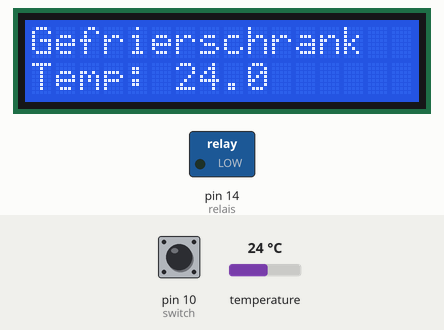
The program below on a simulated MicroPython board. On the bench: 16×2 character LCD, switched loads named in the program (green lamp = pin HIGH). The inputs (shaded band) are chosen by the test bench; at power-on: pin 10 (switch) LOW, temperature 24 °C. Library files of the repository ran but are not shown: machine_i2c_lcd.py; what the program prints to the serial console is not drawn.

Above: at 7.3 s.
7.4 s: pin 10 (switch) pulled HIGH for 2.7 s
At 11.0 s:
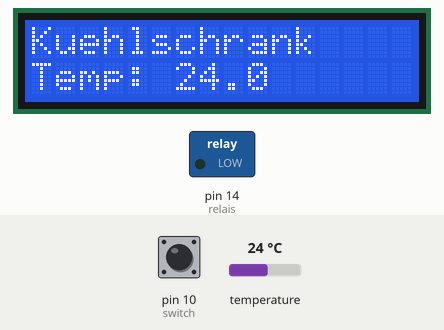
14.7 s: temperature set to 12 °C
At 17.1 s:
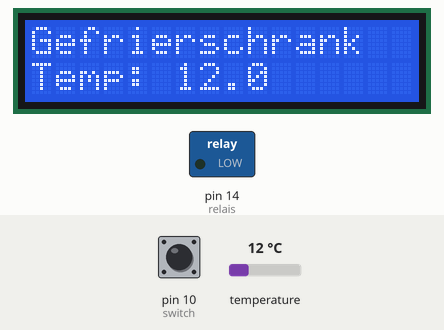
17.8 s: temperature set to 19 °C
At 19.3 s:
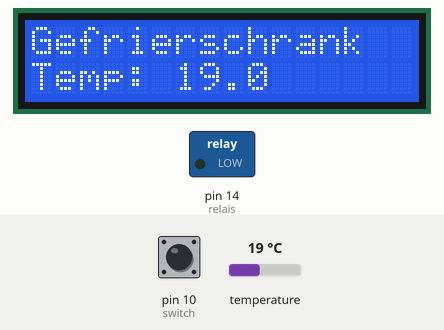
20.9 s: pin 10 (switch) pulled HIGH for 2.7 s
At 23.5 s:
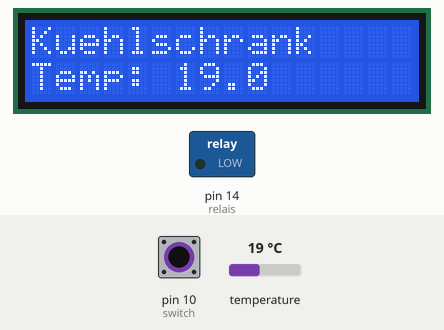
27.4 s: temperature set to 28 °C
At 29.5 s:
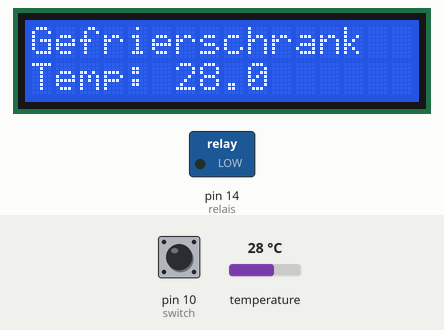
Timing chart, 0 to 31.0 s (numbered marks = the images above; inputs shaded):
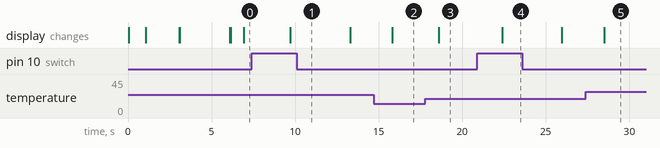

The program:

main.py
```python
# General libraries
from machine import Pin, soft_reset
from time import sleep, sleep_ms

# Temperature sensor libraries
from onewire import OneWire
from ds18x20 import DS18X20

# Display libraries
from machine import I2C
from machine_i2c_lcd import I2cLcd


# ---Relay---
relais = Pin(14, Pin.OUT)

# ---Switch---
switch = Pin(10, Pin.IN, Pin.PULL_DOWN)
# Old state switch variable
if (switch.value()==1):switch_state = 0
else:switch_state = 1
# 0 = freeze; 1 = refrigerate

# ---Display---
# Initializing I2C
i2c = I2C(1, sda=Pin(2), scl=Pin(3), freq=400000)
# Initializing LCD via I2C
lcd = I2cLcd(i2c, 0x27, 2, 16)
# Text in lines
sleep(1)
lcd.clear()
lcd.putstr("Starting")
sleep(2)
lcd.clear()

# ---Temperature---
# Initializing GPIO, OneWire, and DS18B20
one_wire_bus = Pin(16)
sensor_ds = DS18X20(OneWire(one_wire_bus))
lcd.putstr(str(sensor_ds))
sleep(3)
lcd.clear()
# Detecting One-Wire devices
devices = sensor_ds.scan()


def temperature():
    sensor_ds.convert_temp()
    sleep_ms(750)
    for device in devices:
        temp = round(sensor_ds.read_temp(device),2)
        print('Temperatur:', temp)
        temp_str = str(temp)
        lcd.move_to(6,1)
        lcd.putstr("      ")
        lcd.move_to(6,1)
        lcd.putstr(temp_str)
        sleep(1)
    return temp


def refrigerate():
    print("Modus: Kühlen")
    temp = temperature()

    if temp > 8:
        if relais.value() == 0:
            for i in range(60):
                print(i)
                temperature()
                if(switch.value()==0):return
                sleep(1)
            relais.on()
    elif temp < 6:
        if relais.value() == 1:
            print("Relais aus")
            for i in range(300):
                print(i)
                temperature()
                if(switch.value()==0):return
                sleep(1)
            relais.off()
    else:
        sleep(1)

def freeze():
    print("Modus: Frieren")
    temp = temperature()
    if temp > -17:
        if relais.value() == 0:
            print("Relais an")
            for i in range(60):
                print(i)
                temperature()
                if(switch.value()==1):return
                sleep(1)
            relais.on()
    elif temp < -19:
        if relais.value() == 1:
            print("Relais aus")
            for i in range(300):
                print(i)
                temperature()
                if(switch.value()==1):return
                sleep(1)
            relais.off()
    else:
        sleep(1)

while True:
    if(switch.value()==1):
        if(switch_state == 0):
            lcd.move_to(0,0)
            lcd.putstr("               ")
            lcd.move_to(0,0)
            #lcd.putstr("Kuehlschrank" + "\n" + "    Temp:")
            lcd.putstr("Kuehlschrank    Temp:")

            switch_state = 1
        refrigerate()
    else:
        if(switch_state ==1):
            lcd.move_to(0,0)
            lcd.putstr("               ")
            lcd.move_to(0,0)
            lcd.putstr("Gefrierschrank  Temp:")
            switch_state = 0
        freeze()
```

Measured:
- after the input at 7.4 s, the display: changes after 2.3 s (image 1)
- after the input at 14.7 s, the display: changes after 1.1 s (image 2)
- after the input at 17.8 s, the display: changes after 0.80 s (image 3)
- after the input at 20.9 s, the display: changes after 1.5 s (image 4)
- after the input at 27.4 s, the display: changes after 1.1 s (image 5)
